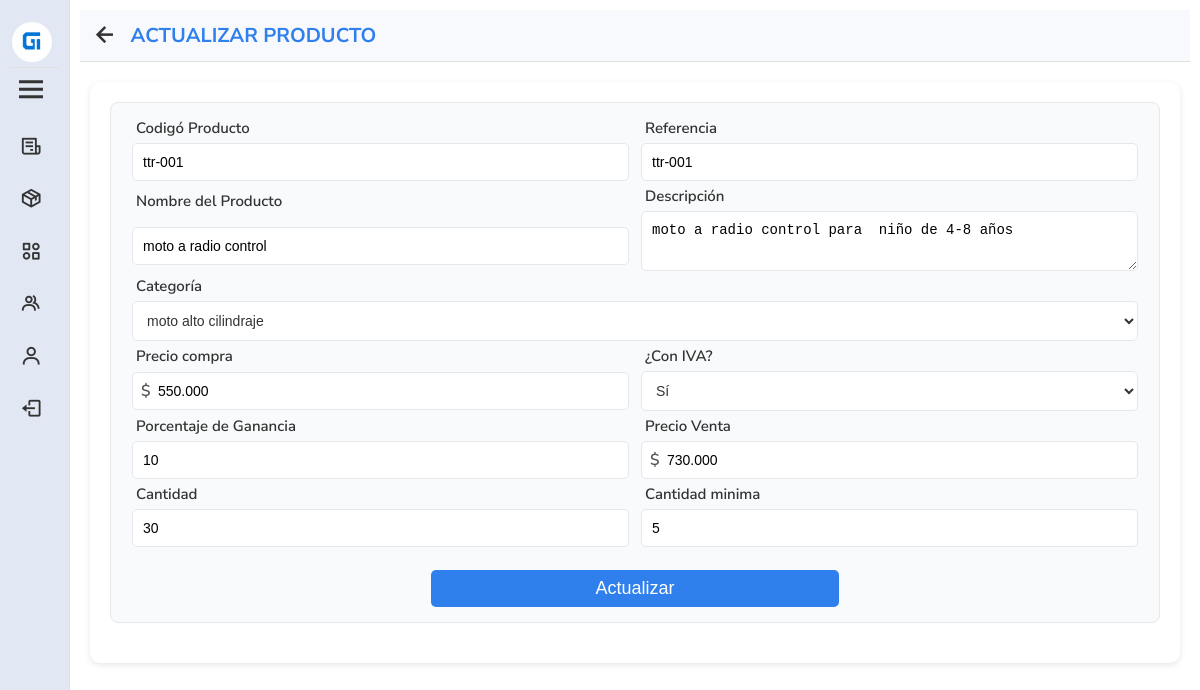
Screenshot of /editar_producto.php?cont_producto=25 (signed in) with the database file from the repository.
### tables this page shows
CREATE TABLE `productos` (
  `cont_producto` int(11) NOT NULL,
  `codigo_producto` varchar(10) NOT NULL,
  `referencia` varchar(50) NOT NULL,
  `nombre` varchar(56) NOT NULL,
  `descripcion` varchar(600) NOT NULL,
  `categoria` int(11) NOT NULL,
  `precio_compra` float NOT NULL,
  `con_iva` tinyint(1) NOT NULL,
  `porcentaje_ganancia` float NOT NULL,
  `precio_venta` float NOT NULL,
  `cantidad` int(5) NOT NULL,
  `cantidad_minima` int(2) NOT NULL,
  `tiempo_registro` datetime NOT NULL,
  `documento_operador` varchar(12) NOT NULL,
  `estado` varchar(8) NOT NULL
);

### editar_producto.php (the view, shortened to what this page needs)
<?php
require 'pdo.php';
if (isset($_GET['cont_producto'])) {
    $cont_producto = $_GET['cont_producto'];
    $stmt = $pdo->prepare("
        SELECT
            p.`cont_producto`,
            p.`codigo_producto`,
            p.`referencia`,
            p.`nombre`,
            p.`descripcion`,
            p.`categoria`,
            c.`nombre` AS nombre_categoria,
            p.`precio_compra`,
            p.`con_iva`,
            p.`precio_venta`,
            p.`porcentaje_ganancia`,
            p.`cantidad`,
            p.`cantidad_minima`
        FROM
            `productos` p
        LEFT JOIN
            `categorias` c ON p.categoria = c.contador_categoria
        WHERE
            p.cont_producto = :cont_producto
            AND p.estado = 'activo'
    ");
    $stmt->bindParam(':cont_producto', $cont_producto, PDO::PARAM_INT);
    $stmt->execute();
    $producto = $stmt->fetch(PDO::FETCH_ASSOC);
} else {
    echo "No se ha especificado el producto a actualizar.";
    exit();
}
?>
<!DOCTYPE html>
<html lang="es">
<head>
    <link href='https://unpkg.com/boxicons@2.1.4/css/boxicons.min.css' rel='stylesheet'>
    <link href="https://cdn.lineicons.com/4.0/lineicons.css" rel="stylesheet">
    <link rel="stylesheet" href="style/css/editar_producto.css">
    <link rel="stylesheet" href="style/css/menu.css">
</head>
<body>
<aside class="aside active" id="aside">
        <div class="head">
            <div class="profile">
                <img src="style/images/logo_gestion.png" alt="Gestión de Inventario - Logo">
            </div>
            <i class='bx bx-menu' id="menu"></i>
        </div>
        <div class="options">
            <a id="" href="ver_ventas.php">
                <div>
                    <i class='bx bx-receipt'></i>
                </div>
            </a>
            <a id="" href="ver_productos.php">
                <div>
                    <i class='bx bx-package'></i>
                </div>
            </a>
            <a id="" href="ver_categorias.php">
                <div>
                    <i class='bx bx-category-alt'></i>
                </div>
            </a>
            <a id="" href="ver_clientes.php">
                <div>
                    <i class='bx bx-group'></i>
                </div>
            </a>
            <?php if ($_SESSION['rol'] === 'superadmin' || $_SESSION['rol'] === 'administrador') : ?>
                <a id="" href="ver_usuarios.php">
                    <div>
                        <i class='bx bx-user'></i>
                    </div>
                </a>
            <?php endif; ?>
            <a class="links" href="logout.php">
                <div>
                    <i class='bx bx-log-out'></i>
                </div>
            </a>
        </div>
    </aside>
    <main id="inicio">
        <section id="barra">
            <div id="atras">
                <a href="ver_productos.php">
                    <i class='bx bx-left-arrow-alt'></i>
                </a>
                <h4>ACTUALIZAR PRODUCTO</h4>
            </div>
        </section>
        <form action="actualizar_producto.php" method="post" id="actualizar_prod">
            <div id="section_1" class="contenedores">
                <div class="dato_prod">
                    <div id="" class="campos">
                        <label class="letras" for="codigo_producto">Codigó Producto</label>
                        <input type="text" name="codigo_producto" maxlength="25" minlength="2"
                        pattern="[a-zA-Z0-9#\- _ñÑ ]{2,25}" autofocus="" tabindex="1" value="<?= htmlspecialchars($producto['codigo_producto']) ?>">
                    </div>
                    <div id="apellido" class="campos">
                        <label class="letras" for="referencia">Referencia</label>
                        <input type="text" name="referencia" maxlength="25" minlength="2"
                        pattern="[a-zA-Z0-9#\- _ñÑ ]{2,25}" tabindex="2" value="<?= htmlspecialchars($producto['referencia']) ?>">
                    </div>
                </div>
                <div class="dato_prod">
                    <div id="nombre" class="campos">
                        <label class="letras"  for="nombre">Nombre del Producto</label>
                        <input type="text" name="nombre"
                        placeholder="Nombre Producto" autofocus="" tabindex="3" value="<?= htmlspecialchars($producto['nombre']) ?>">
                    </div>
                    <div class="campos">
                        <label class="letras" for="descripcion">Descripción</label>
                        <textarea name="descripcion" id="" tabindex="4"><?= htmlspecialchars($producto['descripcion']) ?></textarea>
                    </div>
                </div>
                <div class="dato_prod">
                    <div class="campos">
                        <label class="letras" for="categoria">Categoría</label>
                        <select name="categoria" id="categoria" class="campo_select">
                            <?php
                            $categorias = $pdo->query("SELECT contador_categoria, nombre FROM categorias")->fetchAll(PDO::FETCH_ASSOC);
                            foreach ($categorias as $categoria) {
                                $selected = ($categoria['contador_categoria'] == $producto['categoria']) ? 'selected' : '';
                                echo "<option value='{$categoria['contador_categoria']}' $selected>{$categoria['nombre']}</option>";
                            }
                            ?>
                        </select>
                    </div>
                </div>
                <div class="dato_prod">
                    <div id="ciudad" class="campos icono_precio">
                        <label class="letras" for="precio_compra">Precio compra</label>
                        <div style="display: flex; align-items: center;">
                            <span>$</span>
                            <input type="text" class="precios" name="precio_compra" id="precio_compra"
                            tabindex="7" value="<?= htmlspecialchars($producto['precio_compra']) ?>">
                        </div>
                    </div>
                    <div class="campos">
                        <label class="letras" for="con_iva">¿Con IVA?</label>
                        <select name="con_iva" id="con_iva_select" tabindex="8" class="campo_select">
                            <option value="1" <?= ($producto['con_iva'] == 1) ? 'selected' : '' ?>>Sí</option>
                        </select>
                    </div>
                </div>
                <div class="dato_prod">
                    <div class="campos">
                        <label class="letras" for="porcentaje_ganancia">Porcentaje de Ganancia</label>
                        <input type="number" name="porcentaje_ganancia" id="porcentaje_ganancia"
                        tabindex="7" value="<?= htmlspecialchars($producto['porcentaje_ganancia']) ?>">
                    </div>
                    <div class="campos icono_precio">
                        <label class="letras" for="precio_venta">Precio Venta</label>
                        <div style="display: flex; align-items: center;">
                        <span>$</span>
                        <input class="precios" type="text" name="precio_venta" id="precio_venta"
                        tabindex="7" value="<?= htmlspecialchars($producto['precio_venta']) ?>">
                        </div>
                    </div>
                </div>
                <div class="dato_prod">
                    <div id="num_movil" class="campos">
                        <label class="letras" for="cantidad">Cantidad</label>
                        <input type="number" name="cantidad" tabindex="10" value="<?= htmlspecialchars($producto['cantidad']) ?>">
                    </div>
                    <div id="correo" class="campos">
                        <label class="letras" for="cantidad_minima">Cantidad minima</label>
                        <input type="number" name="cantidad_minima"  maxlength="1" tabindex="11" value="<?= htmlspecialchars($producto['cantidad_minima']) ?>">
                    </div>
                </div>
                <div id="section_3" class="contenedores">
                    <button type="submit" class="btn_actualizar">Actualizar</button>
                </div>
            </form>
    </main>
</body>
</html>

### style/css/editar_producto.css (style rules this page uses)
form#actualizar_prod { background: #fff; padding: 20px; border-radius: 10px; box-shadow: 0 2px 6px rgba(0, 0, 0, 0.1); margin: 20px 10px; }
div#section_1 { background: #F9FAFB; padding: 15px; border-radius: 8px; border: 1px solid #E4E7EC; margin-bottom: 20px; }
.dato_prod { display: flex; justify-content: space-around; margin: 0; }
.campos { display: flex; justify-content: space-around; margin: 0; flex-direction: column; width: 100%; }
input, textarea { padding: 10px; font-size: 14px; border: 1px solid #E4E7EC; border-radius: 5px; background: #fff; transition: border 0.3s; margin: 5px 6px; }
textarea { resize: vertical; min-height: 60px; }
.letras { margin: 0; font-size: 15px; color: #333; padding: 0 10px; }
.campo_select { background-color: #fff; border: solid 1px #E4E7EC; border-radius: 5px; color: #333; font-weight: 400; font-family: "Work Sans", sans-serif; font-size: 14px; margin: 5px 6px; padding: 10px; position: relative; z-index: 2; }
div#section_3 { display: flex; justify-content: center; }
.btn_actualizar { background-color: #2F80ED; border: none; border-radius: 5px; color: #fff; font-size: 18px; margin: 1.0em 0 0 0; padding: 8px 17px; width: 40%; }
.precios { width: 100%; padding-left: 25px; }
.icono_precio { position: relative; }
.icono_precio span { position: absolute; left: 15px; font-size: 16px; color: #555; pointer-events: none; }

### style/css/menu.css (style rules this page uses)
* { box-sizing: border-box; transition: all 0.3s ease-in-out; }
body, html { margin: 0; padding: 0; }
body { font-family: "Nunito Sans", serif; font-size: 18px; font-weight: 600; }
.aside { width: 300px; height: 100vh; background: #E2E8F3; color: #333; position: fixed; transition: 0.3s ease-in-out; overflow: hidden; border-right: 1px solid #E0E0E0; overflow-y: auto; }
.aside.active { width: 70px; transition: all 0.4s ease; }
.head { display: flex; align-items: flex-start; justify-content: space-between; flex-direction: column; padding: 10px; }
.profile { display: flex; align-items: center; border-bottom: 1px solid #E0E0E0; margin: 10px 0 0 0; width: 100%; }
.head img { width: 40px; height: 40px; border-radius: 50%; margin: 2px 2px 5px 2px; }
#menu { color: #333; font-size: 2em; cursor: pointer; transition: 0.3s; margin: 3px; }
.options a { padding: 15px 20px; display: flex; align-items: center; transition: 0.3s; font-family: "Nunito Sans", serif; text-decoration: none; }
.options div { color: #333; display: flex; align-items: center; width: 100%; }
.options i { margin-right: 15px; font-size: 1.4rem; }
main { margin-left: 300px; padding: 10px; transition: 0.3s; }
.aside.active ~ main { margin-left: 70px; }
section#barra { display: flex; justify-content: space-between; align-items: center; padding: 10px; background-color: #f7f9fc; border-bottom: 1px solid #e0e0e0; flex-wrap: wrap; }
div#atras { display: flex; align-items: center; gap: 10px; }
div#atras a { text-decoration: none; color: #333; font-size: 1.7em; display: flex; }
div#atras h4 { margin: 0; font-size: 20px; color: #2F80ED; }

### rows the page displays
productos: codigo_producto "ttr-001", referencia "ttr-001", nombre "moto a radio control", descripcion "moto a radio control para niño de 4-8 años", precio_compra "550.000", con_iva "Sí", porcentaje_ganancia "10", precio_venta "730.000", cantidad "30", cantidad_minima "5"

### other values shown
form field categoria "moto alto cilindraje"
